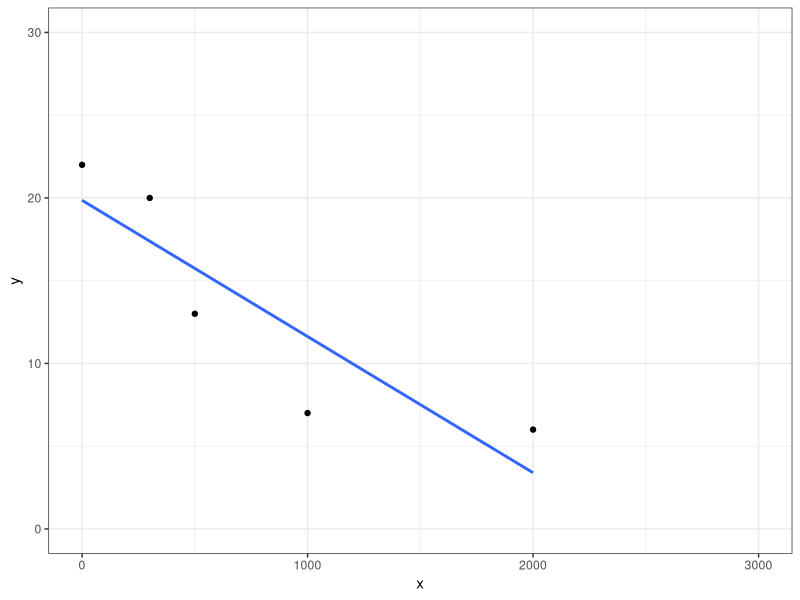

The R source for this figure: (Note: this script raises an error after producing the figure.)
# sjm_summer_work_lesson2_5.R

## Lesson 2.5

library(tidyverse)
library(car)

### Problem 1
#-- Use two vectors to make a data frame
x <- c(0,300,500,1000,2000)
y <- c(22,20,13,7,6)
probdf1 <- data.frame(x,y)

#-- Use ggplot2 to plot y vs. x
ggplot(probdf1, aes(x = x, y = y)) +
  geom_point() +
  geom_smooth(method = "lm", se = FALSE) +
  ylim(0,30) +
  xlim(0,3000) +
  theme_bw()

#-- Use base stats to perform linear regression
m1 = lm(y ~ x, data = probdf1)

summary(m1)
# Call:
#   lm(formula = y ~ x, data = probdf1)
# 
# Residuals:
#     1      2      3      4      5 
# 2.145  2.614 -2.740 -4.625  2.605 
#
# Coefficients:
#                Estimate Std. Error t value Pr(>|t|)   
#   (Intercept) 19.854812   2.615528   7.591  0.00474 **
#   x           -0.008230   0.002531  -3.252  0.04742 * 
#   ---
#   Signif. codes:  0 ‘***’ 0.001 ‘**’ 0.01 ‘*’ 0.05 ‘.’ 0.1 ‘ ’ 1
# 
# Residual standard error: 3.963 on 3 degrees of freedom
# Multiple R-squared:  0.779,	Adjusted R-squared:  0.7053 
# F-statistic: 10.57 on 1 and 3 DF,  p-value: 0.04742

#-- Get an ANOVA table from the Anova() function in the CAR package
Anova(m1, type = "II")
# Anova Table (Type II tests)
# 
# Response: y
# Sum Sq Df F value  Pr(>F)  
#x         166.082  1  10.574 0.04742 *
#  Residuals  47.118  3                  
# ---
#  Signif. codes:  0 ‘***’ 0.001 ‘**’ 0.01 ‘*’ 0.05 ‘.’ 0.1 ‘ ’ 1
         
length(domain)
length(rnge)
q()
nn